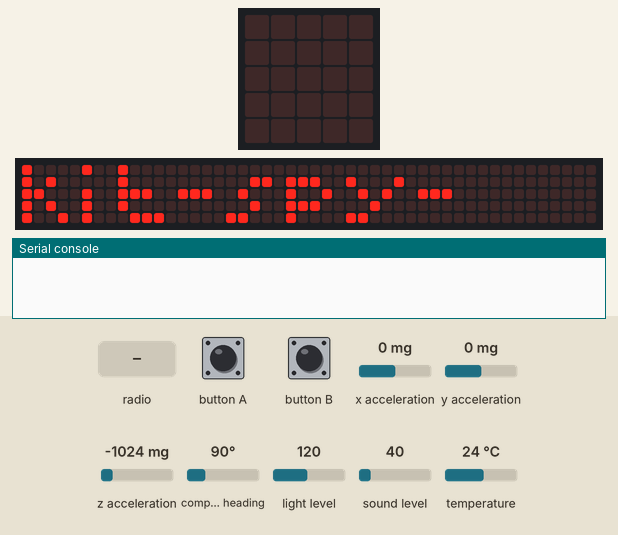
This program was run on a simulated BBC micro:bit running MicroPython. Parts: the board's 5×5 LED display, a strip that is not on the board, showing the scrolling text unrolled, the last lines printed to the serial console. Inputs (shaded band) come from the test bench; at power-on: x acceleration 0 mg, light level 120, y acceleration 0 mg, z acceleration -1024 mg, compass heading 90°, sound level 40, temperature 24 °C. No radio messages arrive unless stated (any console line starting 'radio sent:' is added by the test bench); the 48×5 strip is a reading aid, not a part: it shows the text the display is scrolling, unrolled, one strip-width of it at a time; the compass is already calibrated.

Above: at 2.91 s.
4.2 s: button A pressed for 0.15 s
At 4.7 s:
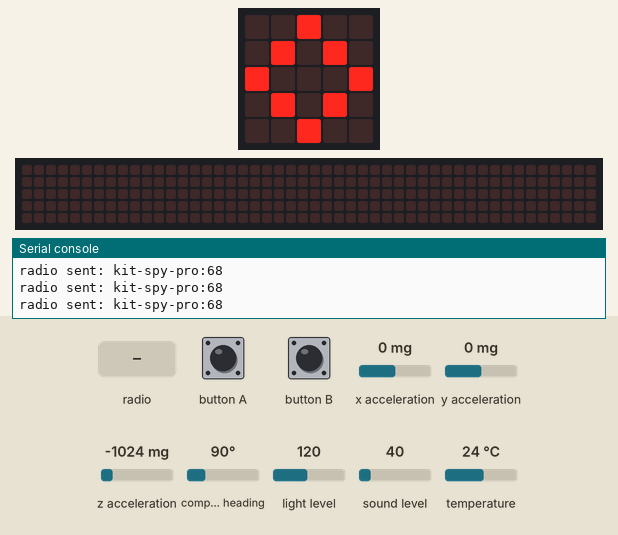
4.9 s: x acceleration set to -1440 mg
At 6.6 s:
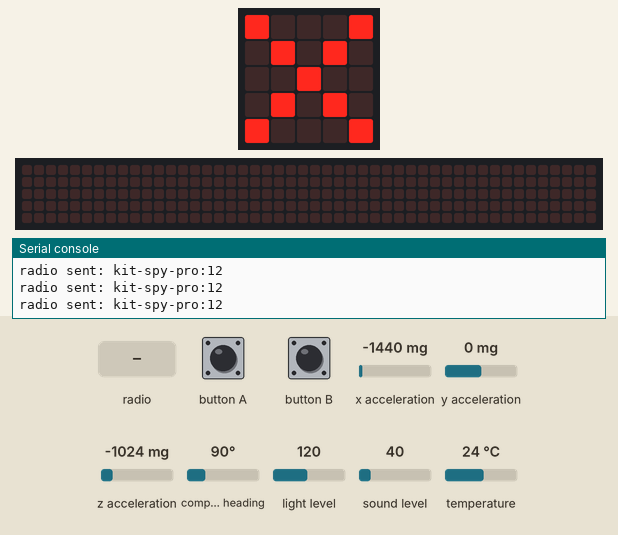
6.8 s: button B pressed for 0.15 s
At 6.88 s:
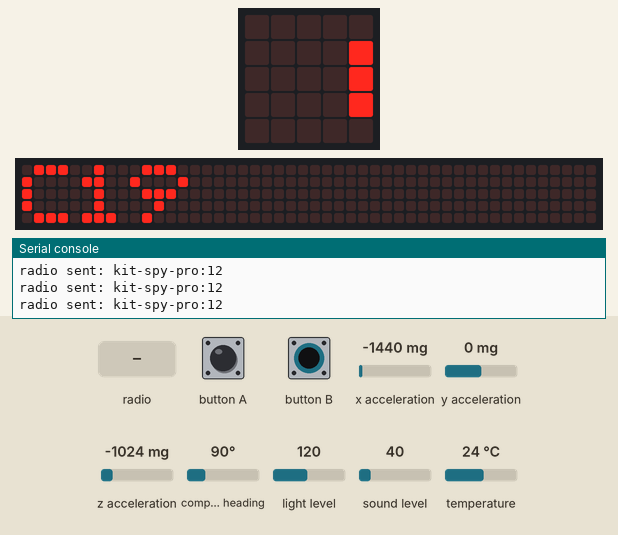
7.5 s: radio message "1" arrives
At 9.41 s:
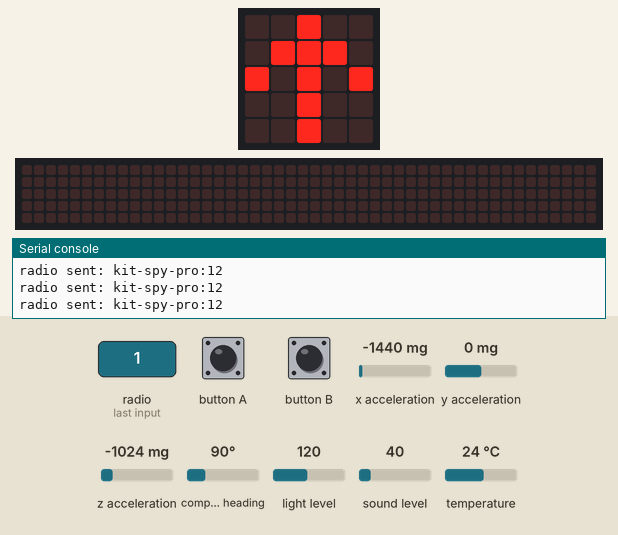
10.5 s: light level set to 5
At 12.0 s:
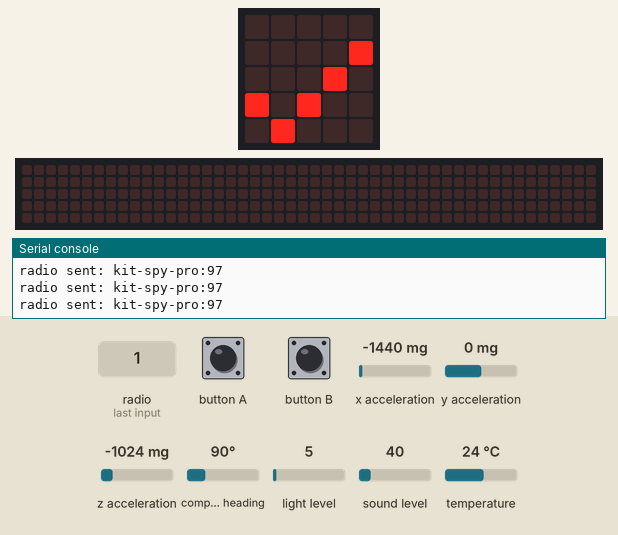
13.5 s: button A pressed for 1 s
At 13.8 s:
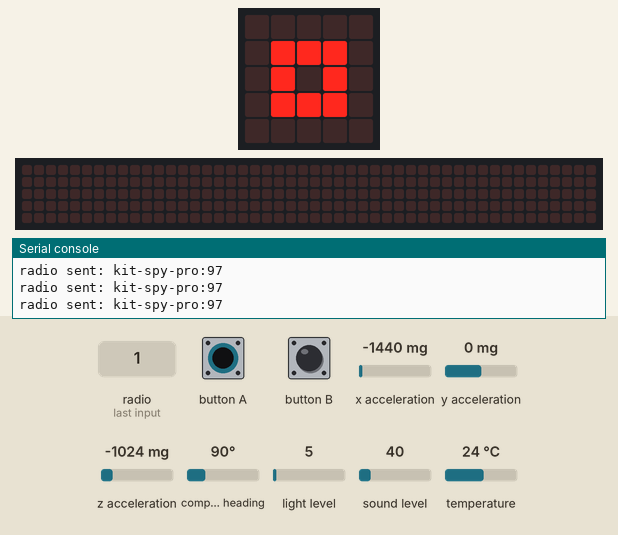

Measured:
- after the input at 4.2 s, the display: changes after 0.07 s (image 1)
- after the input at 4.9 s, the display: changes after 0.09 s (image 2)
- after the input at 6.8 s, the display: changes after 0.07 s (image 3)
- after the input at 7.5 s, the display: first differs from a run without the input after 1.8 s (image 4)
- after the input at 10.5 s, the display: first differs from a run without the input after 0.85 s (image 5)
- after the input at 13.5 s, the display: changes at once (image 6)
- what the display in image 5 shows lasts 1.0 s, from 11.3 s to 12.3 s

The program:

main.py
```python
"""
Spy Kit Pro — micro:bit MicroPython
🎯 wearable · 📡 field · 🖥️ HQ

Workshop-DIY Educational Project
Flash to BBC micro:bit V2 via Mu Editor or microbit.org
"""

from microbit import *
import radio
import random
import utime

# ── Configuration ──
APP_NAME = "kit-spy-pro"
RADIO_GROUP = 169
RADIO_POWER = 6  # 0-7

# ── Process Overview ──
# Step 1: Set up the simulation parameters and choose your encryption method.
# Step 2: The data is processed through the chosen algorithm or technique.
# Step 3: The processed signal or message is sent through the communication channel.
# Step 4: The receiver decodes, verifies, and validates the received data.

# ── State ──
running = False
data_buffer = []
cycle_count = 0

def init():
    """Initialize hardware and radio."""
    radio.on()
    radio.config(group=RADIO_GROUP, power=RADIO_POWER)
    display.show(Image.HAPPY)
    utime.sleep_ms(500)

def read_sensors():
    """Read all available sensors."""
    return {
        'temp': temperature(),
        'light': display.read_light_level(),
        'accel_x': accelerometer.get_x(),
        'accel_y': accelerometer.get_y(),
        'accel_z': accelerometer.get_z(),
        'compass': compass.heading(),
        'sound': microphone.sound_level() if hasattr(microphone, 'sound_level') else 0,
    }

def process_data(sensors):
    """Process sensor data — core simulation logic."""
    # Combine sensor readings into a composite score
    score = (sensors['light'] + sensors['temp'] * 2 + abs(sensors['accel_x']) // 10) % 100
    return score

def broadcast(data):
    """Send data via radio."""
    msg = f"{APP_NAME}:{data}"
    radio.send(msg)

def check_incoming():
    """Check for incoming radio messages."""
    msg = radio.receive()
    if msg:
        data_buffer.append(msg)
        display.show(Image.ARROW_N)
        utime.sleep_ms(200)
    return msg

def display_result(score):
    """Display result on LED matrix."""
    if score > 70:
        display.show(Image.YES)
    elif score > 30:
        display.show(Image.DIAMOND)
    else:
        display.show(Image.NO)

# ── Main Loop ──
init()
display.scroll(APP_NAME[:8], delay=60)

while True:
    if button_a.was_pressed():
        running = not running
        if running:
            display.show(Image.ARROW_E)
        else:
            display.show(Image.SQUARE_SMALL)

    if running:
        sensors = read_sensors()
        score = process_data(sensors)
        broadcast(score)
        display_result(score)
        cycle_count += 1

        if cycle_count % 10 == 0:
            display.scroll(str(score), delay=50)

    check_incoming()

    if button_b.was_pressed():
        # Show stats
        display.scroll(f"C{cycle_count}", delay=50)
        utime.sleep_ms(500)

    utime.sleep_ms(100)
```
